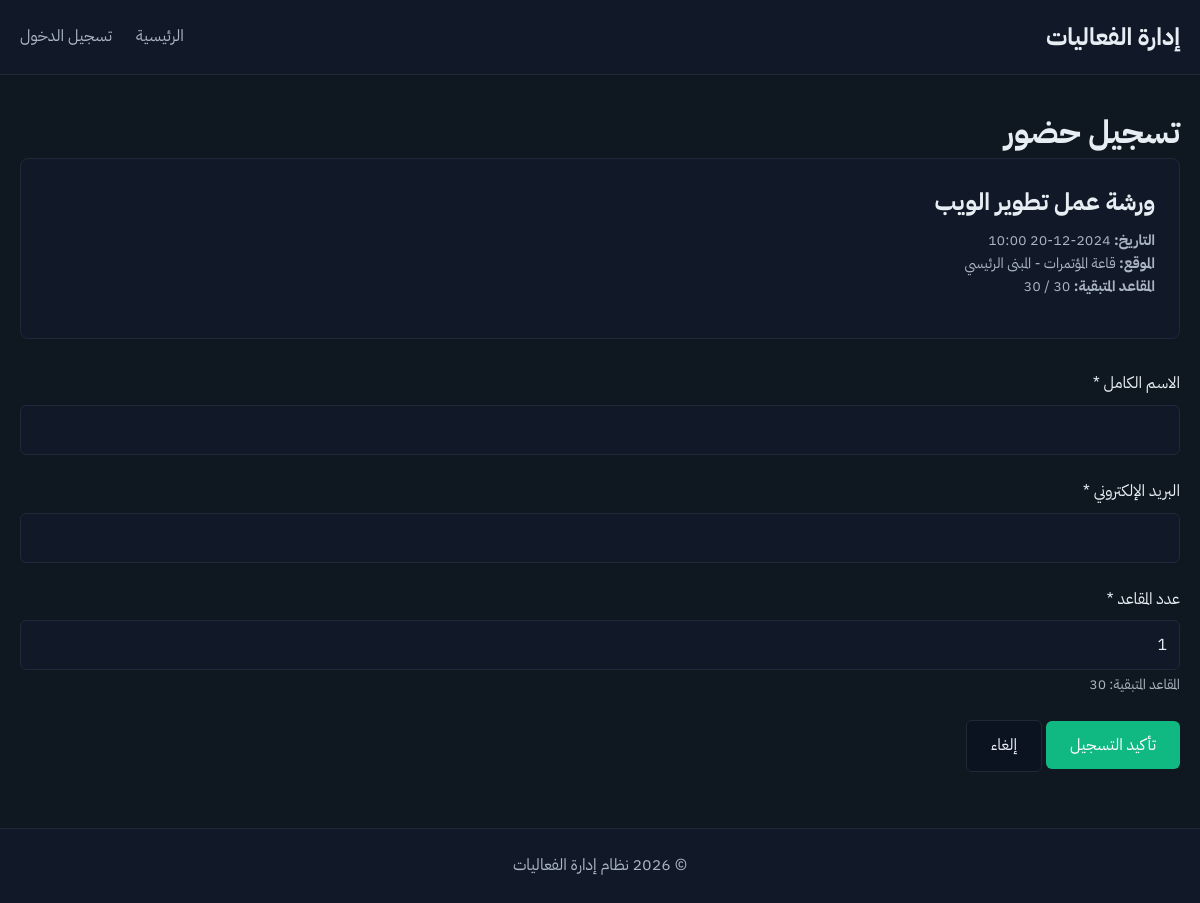
The app's page /pages/register.php?event_id=1 with its own data.
### tables this page shows
CREATE TABLE events (
  id INT AUTO_INCREMENT PRIMARY KEY,
  title VARCHAR(255) NOT NULL,
  description TEXT,
  location VARCHAR(255),
  start_datetime DATETIME NOT NULL,
  end_datetime DATETIME,
  capacity INT DEFAULT 0,
  image_filename VARCHAR(255),
  created_by INT,
  created_at TIMESTAMP DEFAULT CURRENT_TIMESTAMP,
  FOREIGN KEY (created_by) REFERENCES users(id) ON DELETE SET NULL
);

### includes/helpers.php (called while the page is built, shortened)
<?php
function escape($string) {
    return htmlspecialchars($string, ENT_QUOTES, 'UTF-8');
}
function formatDateTime($datetime) {
    $date = new DateTime($datetime);
    return $date->format('Y-m-d H:i');
}
function getBaseUrl() {
    if (defined('BASE_URL')) {
        $base = BASE_URL;
        return $base;
    }
    $scriptPath = $_SERVER['SCRIPT_NAME'];
    $scriptDir = dirname($scriptPath);
    return rtrim($scriptDir, '/\\');
}
function url($path) {
    $base = getBaseUrl();
    $path = ltrim($path, '/');
    if (strpos($path, '?') !== false) {
        $parts = explode('?', $path, 2);
        $file = $parts[0];
        $query = $parts[1];
        if (empty($base)) {
            return '/' . $file . '?' . $query;
        }
        return $base . '/' . $file . '?' . $query;
    }
    if (empty($base)) {
        return '/' . $path;
    }
    return $base . '/' . $path;
}

### pages/register.php (the view, shortened to what this page needs)
<?php
require_once __DIR__ . '/../includes/helpers.php';
require_once __DIR__ . '/../includes/auth.php';
$eventId = isset($_GET['event_id']) ? (int)$_GET['event_id'] : 0;
$stmt = $pdo->prepare("SELECT e.*,
        COALESCE(SUM(r.seats), 0) as total_seats
        FROM events e
        LEFT JOIN registrations r ON e.id = r.event_id
        WHERE e.id = ?
        GROUP BY e.id");
$stmt->execute([$eventId]);
$event = $stmt->fetch();
$remainingSeats = $event['capacity'] > 0 ? max(0, $event['capacity'] - $event['total_seats']) : 0;
$success = false;
require_once __DIR__ . '/../includes/header.php';
?>
<div class="container">
    <h1>تسجيل حضور</h1>
    <div class="event-card" style="margin-bottom: 2rem;">
        <h2><?php echo escape($event['title']); ?></h2>
        <div class="event-meta">
            <p><strong>التاريخ:</strong> <?php echo formatDateTime($event['start_datetime']); ?></p>
            <?php if ($event['location']): ?>
                <p><strong>الموقع:</strong> <?php echo escape($event['location']); ?></p>
            <?php endif; ?>
            <?php if ($event['capacity'] > 0): ?>
                <p><strong>المقاعد المتبقية:</strong> <?php echo $remainingSeats; ?> / <?php echo $event['capacity']; ?></p>
            <?php endif; ?>
        </div>
    </div>
    <?php if ($success): ?>
        <div class="alert alert-success">
            <p>تم التسجيل بنجاح! شكراً لتسجيلك في هذه الفعالية.</p>
            <a href="<?php echo url('pages/event_view.php?id=' . $eventId); ?>" class="btn btn-primary" style="margin-top: 1rem;">عودة لصفحة الفعالية</a>
        </div>
    <?php else: ?>
        <?php if ($event['capacity'] > 0 && $remainingSeats <= 0): ?>
            <div class="alert alert-error">
                <p>عذراً، لا توجد مقاعد متاحة لهذه الفعالية.</p>
            </div>
        <?php else: ?>
            <form method="POST" data-validate>
                <div class="form-group">
                    <label for="user_name">الاسم الكامل *</label>
                    <input type="text" id="user_name" name="user_name" required maxlength="150"
                           value="<?php echo isset($_POST['user_name']) ? escape($_POST['user_name']) : ''; ?>">
                </div>
                <div class="form-group">
                    <label for="user_email">البريد الإلكتروني *</label>
                    <input type="email" id="user_email" name="user_email" required maxlength="255"
                           value="<?php echo isset($_POST['user_email']) ? escape($_POST['user_email']) : ''; ?>">
                </div>
                <div class="form-group">
                    <label for="seats">عدد المقاعد *</label>
                    <input type="number" id="seats" name="seats" required min="1"
                           max="<?php echo $event['capacity'] > 0 ? $remainingSeats : 999; ?>"
                           value="<?php echo isset($_POST['seats']) ? (int)$_POST['seats'] : 1; ?>"
                           data-event-id="<?php echo $eventId; ?>">
                    <?php if ($event['capacity'] > 0): ?>
                        <div class="help-text">المقاعد المتبقية: <span data-remaining-seats="<?php echo $eventId; ?>"><?php echo $remainingSeats; ?></span></div>
                    <?php endif; ?>
                </div>
                <div class="form-group">
                    <button type="submit" class="btn btn-success">تأكيد التسجيل</button>
                    <a href="<?php echo url('pages/event_view.php?id=' . $eventId); ?>" class="btn btn-secondary">إلغاء</a>
                </div>
            </form>
        <?php endif; ?>
    <?php endif; ?>
</div>
<?php require_once __DIR__ . '/../includes/footer.php'; ?>

### assets/css/styles.css (style rules this page uses)
:root { --bg-primary: #0f1720; --bg-card: #111827; --bg-card-alt: #0b1220; --text-primary: #E6EEF3; --text-secondary: #AAB7C2; --accent-primary: #7C3AED; --accent-success: #10B981; --accent-warning: #F59E0B; --accent-danger: #EF4444; --border-color: #1f2937; --transition: background-color 150ms ease; }
* { margin: 0; padding: 0; box-sizing: border-box; }
body { font-family: 'IBM Plex Sans Arabic', system-ui, sans-serif; background-color: var(--bg-primary); color: var(--text-primary); line-height: 1.6; min-height: 100vh; display: flex; flex-direction: column; }
.container { max-width: 1200px; margin: 0 auto; padding: 0 20px; width: 100%; }
.event-card { background-color: var(--bg-card); border: 1px solid var(--border-color); border-radius: 8px; padding: 1.5rem; margin-bottom: 1.5rem; transition: var(--transition); }
.event-card h2 { color: var(--text-primary); margin-bottom: 0.5rem; font-size: 1.5rem; }
.event-card .event-meta { color: var(--text-secondary); font-size: 0.9rem; margin-bottom: 1rem; }
.btn { display: inline-block; padding: 0.75rem 1.5rem; border: none; border-radius: 6px; text-decoration: none; font-family: inherit; font-size: 1rem; cursor: pointer; transition: var(--transition); text-align: center; }
.btn-success { background-color: var(--accent-success); color: white; }
.btn-secondary { background-color: var(--bg-card-alt); color: var(--text-primary); border: 1px solid var(--border-color); }
.form-group { margin-bottom: 1.5rem; }
.form-group label { display: block; margin-bottom: 0.5rem; color: var(--text-primary); font-weight: 500; }
.form-group input, .form-group textarea, .form-group select { width: 100%; padding: 0.75rem; background-color: var(--bg-card); border: 1px solid var(--border-color); border-radius: 6px; color: var(--text-primary); font-family: inherit; font-size: 1rem; }
.form-group .help-text { color: var(--text-secondary); font-size: 0.875rem; margin-top: 0.25rem; }

### records on screen
events: title "ورشة عمل تطوير الويب", start_datetime "2024-12-20 10:00", location "قاعة المؤتمرات - المبنى الرئيسي", capacity "30"
